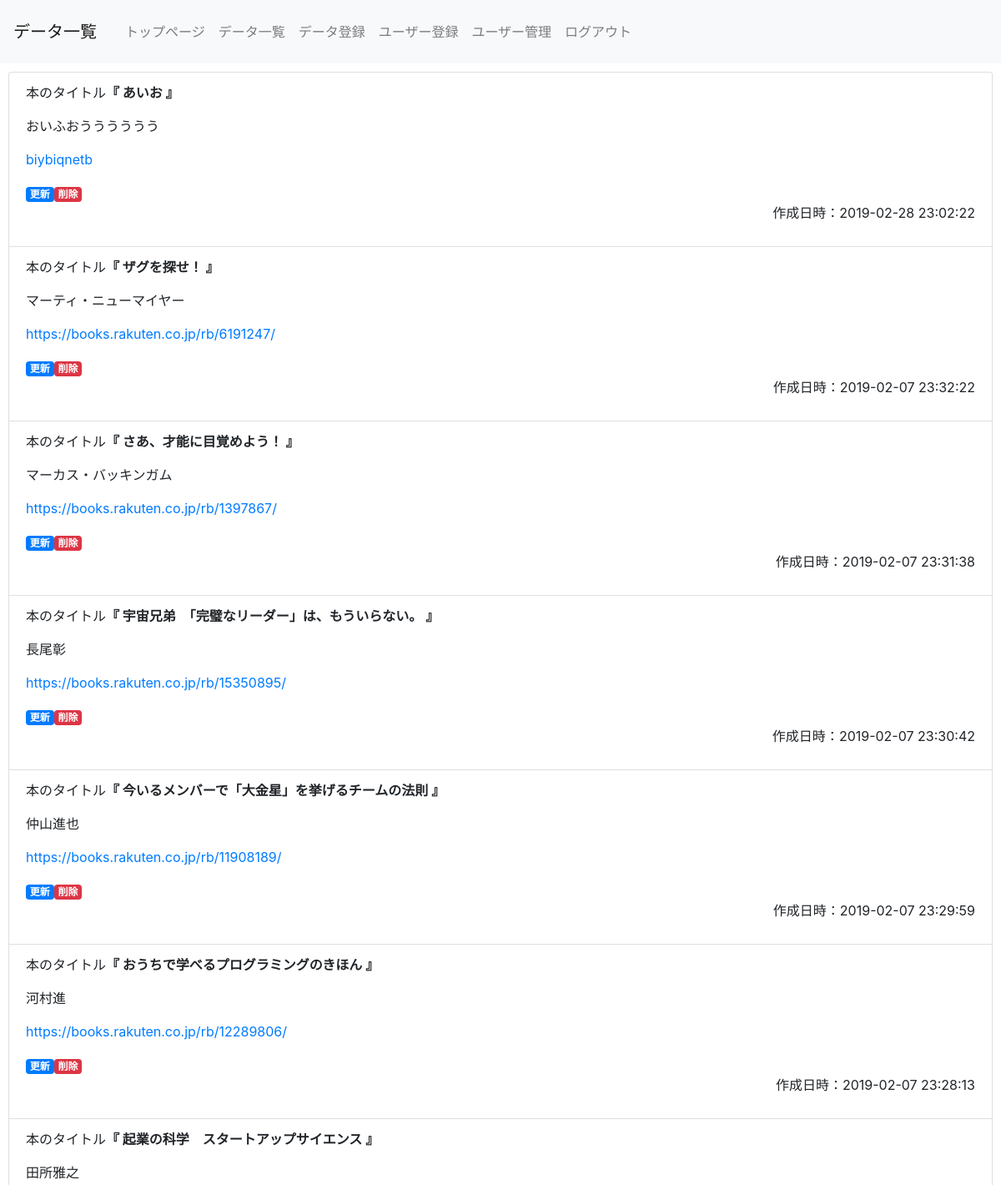
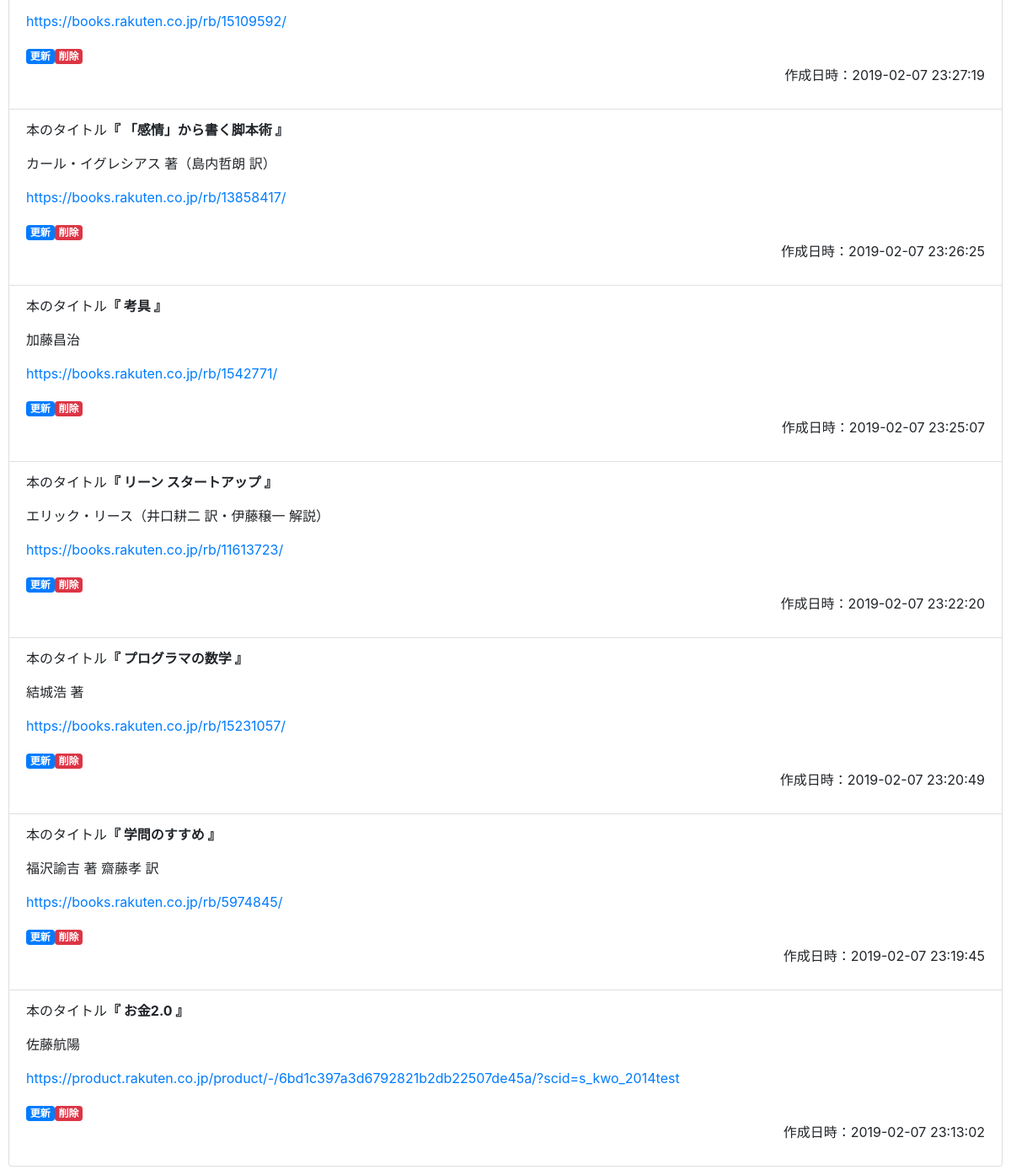
The page /select.php (signed in) on the database its author committed (2 pictures, top to bottom).
### tables this page shows
CREATE TABLE IF NOT EXISTS `gs_bm_table` (
`id` int(12) NOT NULL,
  `name` varchar(64) NOT NULL,
  `url` text NOT NULL,
  `comment` text NOT NULL,
  `indate` datetime NOT NULL
);

### select.php (the view, shortened to what this page needs)
<?php
$pdo=db_conn();
$sql = 'SELECT * FROM gs_bm_table ORDER BY id DESC LIMIT 100';
$stmt = $pdo->prepare($sql);
$status = $stmt->execute();
$view='';
if ($status==false) {
    $error = $stmt->errorInfo();
    exit('sqlError:'.$error[2]);
} else {
    while ($result = $stmt->fetch(PDO::FETCH_ASSOC)) {
        $view .= '<li class="list-group-item">';
        $view .= '<p>'.'本のタイトル'.'<strong>『 '.$result['name'].' 』</strong></p>';
        $view .= '<p>'.$result['comment'].'</p>';
        $view .= '<a href="'.$result['url'].'"><p>'.$result['url'].'</p></a>';
        $view .= '<a href="detail.php?id='.$result['id'].'" class="badge badge-primary">更新</a>';
        $view .= '<a href="delete.php?id='.$result['id'].'" class="badge badge-danger">削除</a>';
        $view .= '<p align=right>作成日時：'.$result['indate'].'</p>';
        $view .= '</li>';
    }
}
?>
<!DOCTYPE html>
<html lang="ja">
<head>
    <link rel="stylesheet" href="https://stackpath.bootstrapcdn.com/bootstrap/4.2.1/css/bootstrap.min.css">
</head>
<body>
    <header>
        <nav class="navbar navbar-expand-lg navbar-light bg-light">
            <a class="navbar-brand" href="#">データ一覧</a>
            <div class="collapse navbar-collapse" id="navbarNav">
                <ul class="navbar-nav">
                    <li class="nav-item">
                        <a class="nav-link" href="top.php">トップページ</a>
                    </li>
                    <li class="nav-item">
                        <a class="nav-link" href="select.php">データ一覧</a>
                    </li>
                    <li class="nav-item">
                        <a class="nav-link" href="index.php">データ登録</a>
                    </li>
                    <?php if ($_SESSION['kanri_flg'] == 1) { ?>
                    <li class="nav-item">
                        <a class="nav-link" href="user_index_admin.php">ユーザー登録</a>
                    </li>
                    <li class="nav-item">
                        <a class="nav-link" href="user_select.php">ユーザー管理</a>
                    </li>
                    <?php } ?>
                    <li class="nav-item">
                        <a class="nav-link" href="logout.php">ログアウト</a>
                    </li>
                </ul>
            </div>
        </nav>
    </header>
    <div>
        <ul class="list-group">
            <?=$view?>
        </ul>
    </div>
</body>
</html>

### select.php (style rules this page uses)
div { padding: 10px; font-size: 16px; }

### rows shown on the page
gs_bm_table: name "あいお", comment "おいふおうううううう", url "biybiqnetb", indate "2019-02-28 23:02:22"
gs_bm_table: name "ザグを探せ！", comment "マーティ・ニューマイヤー", url "https://books.rakuten.co.jp/rb/6191247/", indate "2019-02-07 23:32:22"
gs_bm_table: name "さあ、才能に目覚めよう！", comment "マーカス・バッキンガム", url "https://books.rakuten.co.jp/rb/1397867/", indate "2019-02-07 23:31:38"
gs_bm_table: name "宇宙兄弟 「完璧なリーダー」は、もういらない。", comment "長尾彰", url "https://books.rakuten.co.jp/rb/15350895/", indate "2019-02-07 23:30:42"
gs_bm_table: name "今いるメンバーで「大金星」を挙げるチームの法則", comment "仲山進也", url "https://books.rakuten.co.jp/rb/11908189/", indate "2019-02-07 23:29:59"
gs_bm_table: name "おうちで学べるプログラミングのきほん", comment "河村進", url "https://books.rakuten.co.jp/rb/12289806/", indate "2019-02-07 23:28:13"
gs_bm_table: name "起業の科学 スタートアップサイエンス", comment "田所雅之", url "https://books.rakuten.co.jp/rb/15109592/", indate "2019-02-07 23:27:19"
gs_bm_table: name "「感情」から書く脚本術", comment "カール・イグレシアス 著（島内哲朗 訳）", url "https://books.rakuten.co.jp/rb/13858417/", indate "2019-02-07 23:26:25"
gs_bm_table: name "考具", comment "加藤昌治", url "https://books.rakuten.co.jp/rb/1542771/", indate "2019-02-07 23:25:07"
gs_bm_table: name "リーン スタートアップ", comment "エリック・リース（井口耕二 訳・伊藤穣一 解説）", url "https://books.rakuten.co.jp/rb/11613723/", indate "2019-02-07 23:22:20"
gs_bm_table: name "プログラマの数学", comment "結城浩 著", url "https://books.rakuten.co.jp/rb/15231057/", indate "2019-02-07 23:20:49"
gs_bm_table: name "学問のすすめ", comment "福沢諭吉 著 齋藤孝 訳", url "https://books.rakuten.co.jp/rb/5974845/", indate "2019-02-07 23:19:45"
gs_bm_table: name "お金2.0", comment "佐藤航陽", url "https://product.rakuten.co.jp/product/-/6bd1c397a3d6792821b2db22507de45a/?scid=s_kwo_2014test", indate "2019-02-07 23:13:02"
